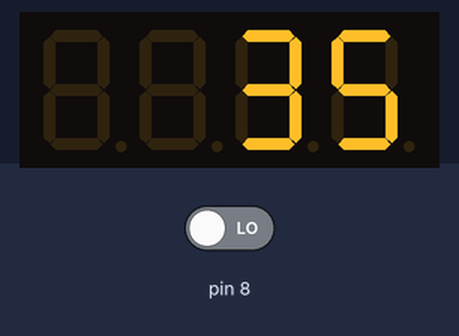
The program below on a simulated Arduino Uno, built with avr-gcc and run on an emulated ATmega328P. Parts: 4-digit seven-segment display. The test bench sets the inputs (shaded band); at power-on: pin 8 LOW. What the program prints to the serial monitor is not drawn.

Above: at 0.01 s.
At 14.72 s:
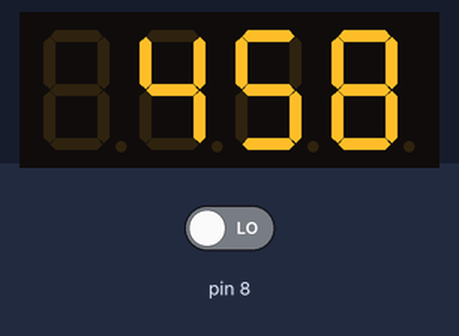
At 29.57 s:
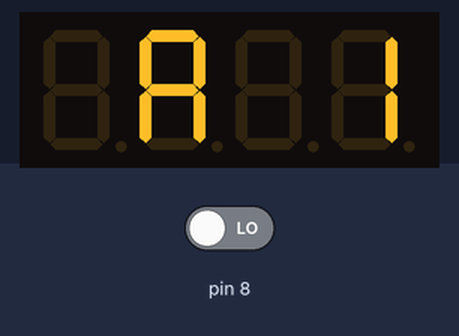
At 34.67 s:
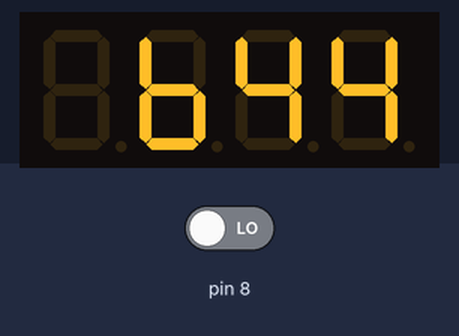
At 37.23 s:
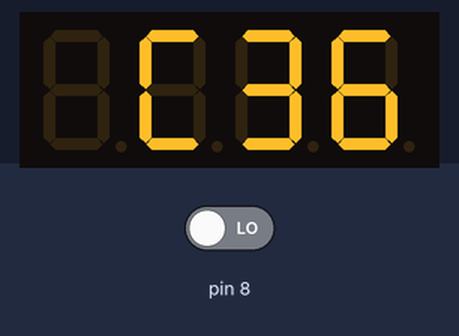
At 39.93 s:
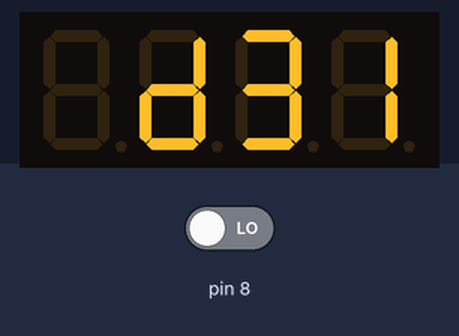

The program:

main.cpp
```cpp
#include <Arduino.h>
#include <Adafruit_I2CDevice.h>
#include <SPI.h>
#include <Wire.h>
#include <Adafruit_GFX.h>
#include "Adafruit_LEDBackpack.h"

Adafruit_7segment matrix = Adafruit_7segment();

unsigned long time, last_time = 0;
int second = 0, minute = 0, interval;

void setup() {
#ifndef __AVR_ATtiny85__
  Serial.begin(9600);
  Serial.println("7 Segment Backpack Test");
#endif
  matrix.begin(0x70);
  matrix.setBrightness(1);
  matrix.print(35);
  matrix.writeDisplay();
}

void loop() {
    time = millis();
    interval = map(digitalRead(8), 0, 255, 50, 1200);


  if (time - last_time >= interval) {
    second++;
    matrix.print(second);
    matrix.writeDisplay();
    matrix.writeDigitNum(1, minute);
    matrix.writeDisplay();
    matrix.drawColon(true);

      if (second == 59) {
        minute++;
        second = 0;
      }

      last_time = time;

  }

}
```
